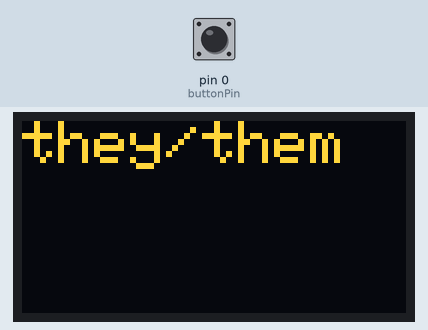
The sketch below on a simulated Arduino Uno, built with avr-gcc and run on an emulated ATmega328P. On the bench: 128×64 one-colour display. Inputs (shaded band) come from the test bench; at power-on: pin 0 (buttonPin) HIGH. The OLED is the two-colour kind (top 16 rows yellow).

Above: at 0.24 s.
At 0.62 s:
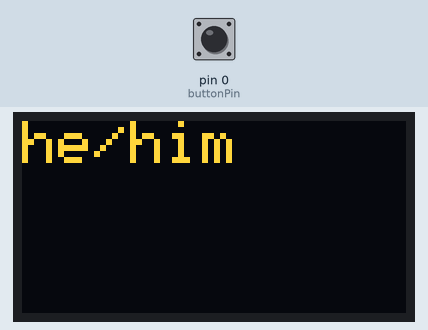
At 1.0 s:
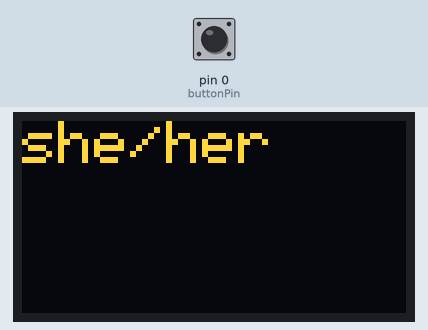

The sketch:

pronoun_loop.ino
```cpp
#include <SPI.h>
#include <Wire.h>
#include <Adafruit_GFX.h>
#include <Adafruit_SSD1306.h>

#define OLED_RESET 3
Adafruit_SSD1306 display(OLED_RESET);

const int buttonPin = 0;

int buttonPushCounter = 0;
int buttonState = 0;
int lastButtonState = 0;

int randomNumber;

void setup() {
  pinMode(buttonPin, INPUT_PULLUP);
  randomSeed(analogRead(A0));

  display.begin(SSD1306_SWITCHCAPVCC, 0x3C);

  display.setTextSize(2);
  display.setTextColor(WHITE);

}


void loop() {
  buttonState = digitalRead(buttonPin);

  if (buttonState != lastButtonState) {
    if (buttonState == LOW) {
      buttonPushCounter++;
    }
  }

  if (buttonPushCounter % 3 == 0) {
      display.clearDisplay();
      display.setCursor(0,0);
      display.println("they/them");
      display.display();
  }
  if (buttonPushCounter % 3 == 0) {
      display.clearDisplay();
      display.setCursor(0,0);
      display.println("she/her");
      display.display();
  }
  if (buttonPushCounter % 3 == 0) {
      display.clearDisplay();
      display.setCursor(0,0);
      display.println("he/him");
      display.display();
  }

}
```

Measured:
- by itself, everything shown: repeats every 1.1 s, in 3 steps
